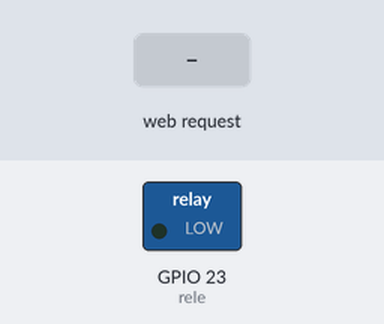
Recording of a sketch running on a simulated ESP32. Shown: switched loads named in the sketch (green lamp = pin HIGH). The test bench sets the inputs (shaded band). WiFi joins after 1.5 s; servers stay silent unless stated.

Above: at 2.8 s.
2.9 s: HTTP request GET /D received
At 3.5 s:
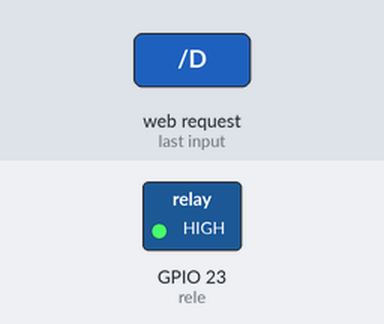
4.4 s: HTTP request GET /L received
At 4.7 s:
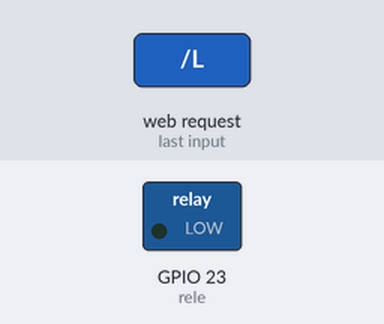
Timing chart, 0 to 7.4 s (numbered marks = the images above; inputs shaded):
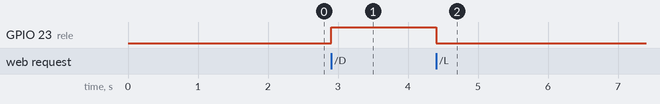

The sketch:

ESP_S.ino
```cpp
#include <WiFi.h>
#include <WiFiClient.h>
#include <WiFiServer.h>

const char* ssid = "Claudio_Rede_Conesul";
const char* password = "99681141";
IPAddress ip(192, 168, 1, 100);
IPAddress gateway(192, 168, 1, 254);
IPAddress subnet(255, 255, 255, 0);
WiFiServer server(80);
String str;
int rele = 23;
void setup() {
  Serial.begin(115200);
  while (!Serial) {
    ; // wait for serial port to connect. Needed for native USB port only
  }
  delay(100);
  WiFi.begin(ssid, password);
  WiFi.config(ip, gateway, subnet);
  while (WiFi.status() != WL_CONNECTED) {
    delay(500);
  }
  server.begin();
  pinMode(rele, OUTPUT);
}

void loop() {
  WiFiClient client = server.available();
  if (client) {
    String currentLine = "";
    while (client.connected()) {
      if (client.available()) {
        char c = client.read();
        if (c == '\n') {
          if (currentLine.length() == 0) {
            client.println("<!DOCTYPE HTML>");
            client.println("<html>");
            client.println("<br></br><br></br><br></br>");
            client.println("<div text-align:center><h1><center>Monitor de Temperatura e Umidade</center></h1></div><br></br>");
            if (Serial.available()) {
              client.print("<div text-align:center><center><font size='5'>O que ta chegando: ");
              str = (String) Serial.read();
              client.print(str);
              client.print("</center></div><br></br>");
            }
            if (digitalRead(rele) == LOW) {
              client.print("<center><a href=\"/D\"><input type=""button"" text-align:center value=""Desligar Ar Condicionado""></a></center><br>");
            }
            else {
              client.print("<center><a href=\"/L\"><input type=""button"" text-align:center value=""Ligar Ar Condicionado""></a></center><br>");
            }
            client.println("</html>");
          }
          else {
            currentLine = "";
          }
        }
        else if (c != '\r') {
          currentLine += c;
        }
      }
      if (currentLine.endsWith("GET /L")) {
        digitalWrite(rele, LOW);
      }
      if (currentLine.endsWith("GET /D")) {
        digitalWrite(rele, HIGH);
      }
    }
  }
}
```

Measured:
- after the input at 2.9 s, GPIO 23 (rele): LOW → HIGH at once
- after the input at 4.4 s, GPIO 23 (rele): HIGH → LOW at once
